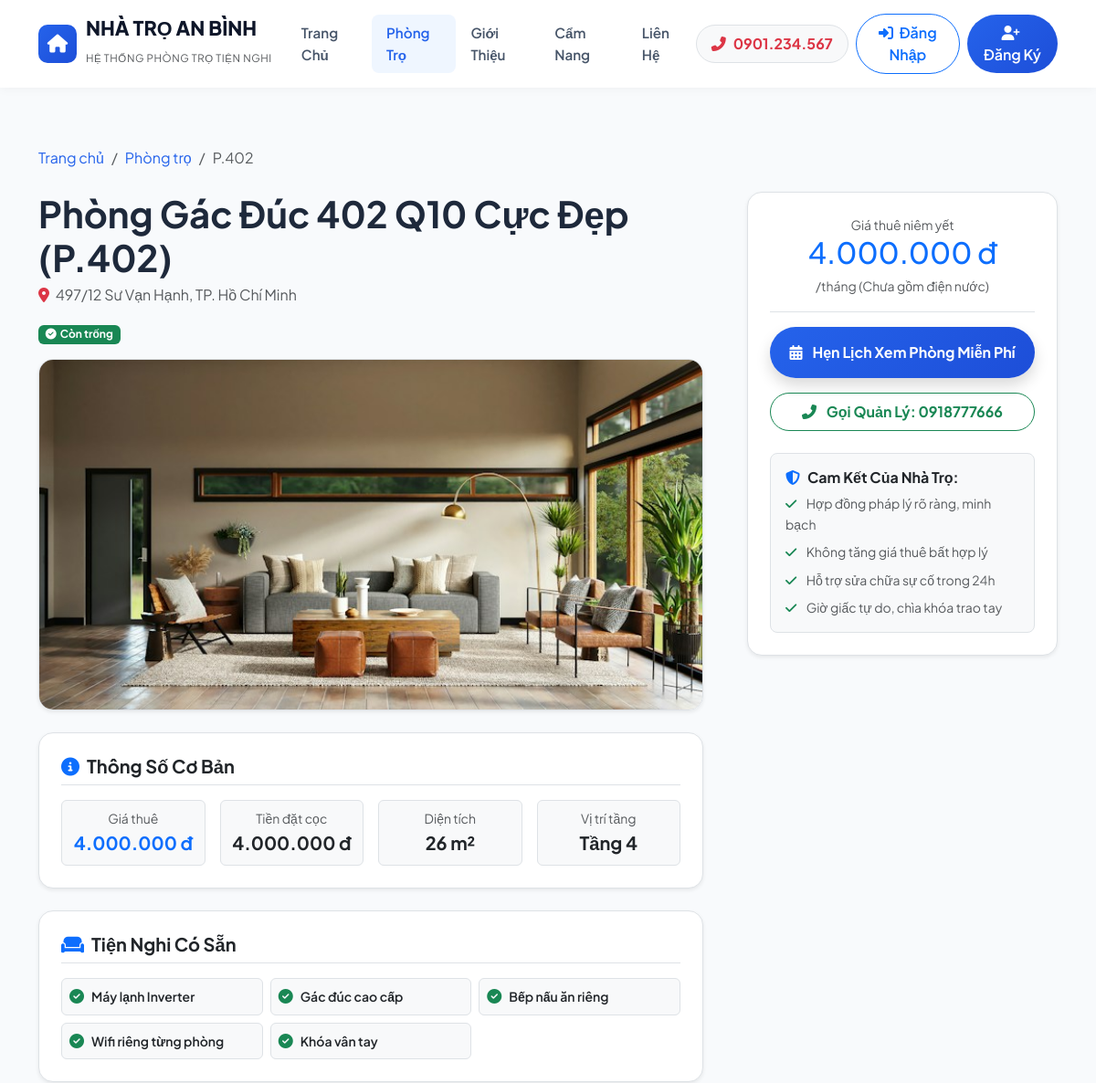
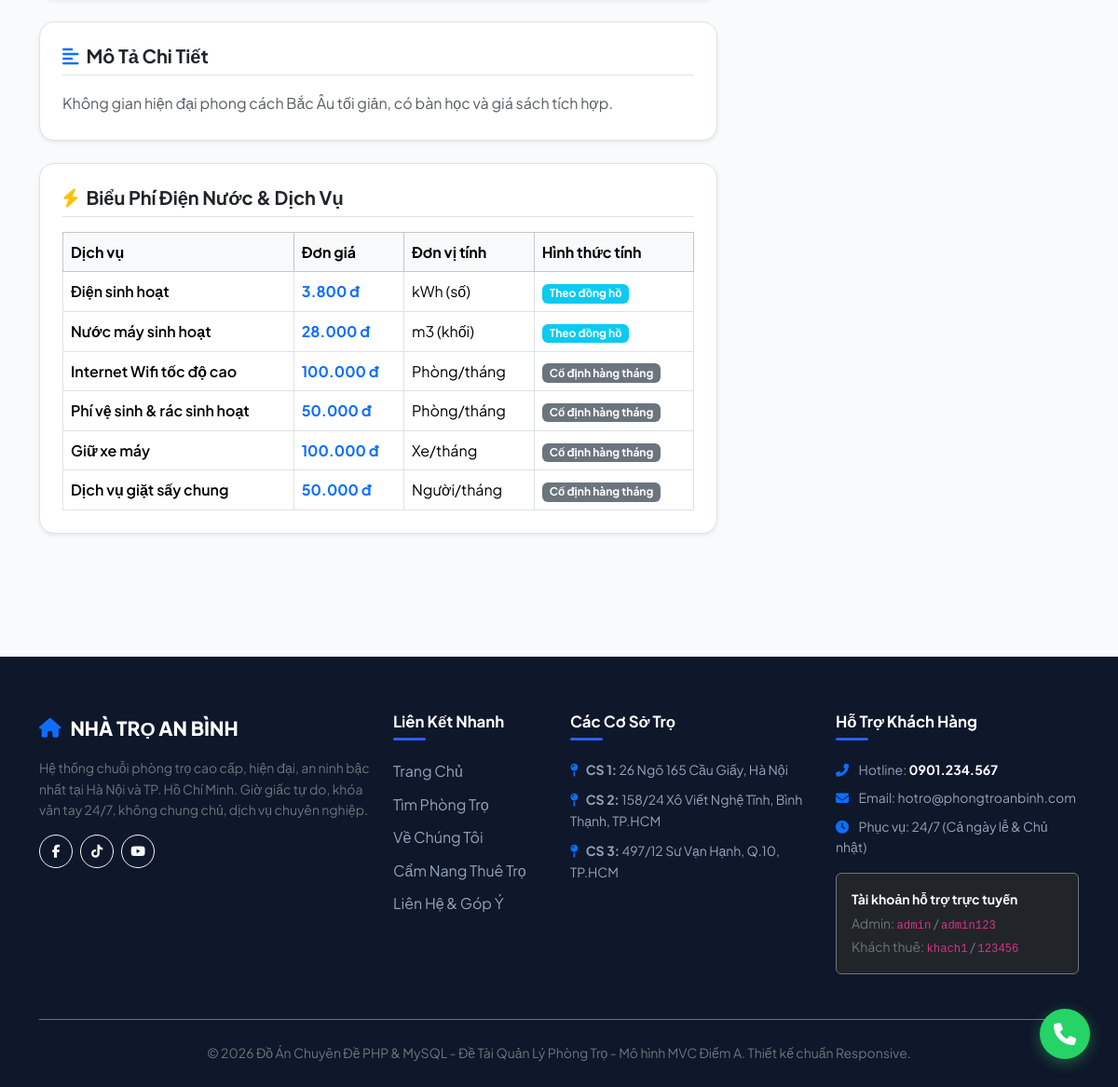
/room/detail/phong-gac-duc-402-q10-cuc-dep, run on the app's committed database (2 pictures, top to bottom).
### tables this page shows
CREATE TABLE `rooms` (
    `id` INT AUTO_INCREMENT PRIMARY KEY,
    `branch_id` INT NOT NULL,
    `room_type_id` INT NOT NULL,
    `room_number` VARCHAR(20) NOT NULL,
    `title` VARCHAR(255) NOT NULL,
    `slug` VARCHAR(255) NOT NULL,
    `price` DECIMAL(12,2) NOT NULL,
    `deposit_price` DECIMAL(12,2) NOT NULL,
    `area` FLOAT NOT NULL,
    `max_tenants` INT NOT NULL DEFAULT 2,
    `current_tenants` INT NOT NULL DEFAULT 0,
    `floor` INT NOT NULL DEFAULT 1,
    `status` ENUM('available', 'rented', 'maintenance') NOT NULL DEFAULT 'available',
    `description` TEXT NULL,
    `amenities` TEXT NULL,
    `image` VARCHAR(255) NULL,
    `is_featured` TINYINT NOT NULL DEFAULT 0,
    `created_at` DATETIME DEFAULT CURRENT_TIMESTAMP,
    `updated_at` DATETIME DEFAULT CURRENT_TIMESTAMP ON UPDATE CURRENT_TIMESTAMP,
    FOREIGN KEY (`branch_id`) REFERENCES `branches`(`id`) ON DELETE CASCADE,
    FOREIGN KEY (`room_type_id`) REFERENCES `room_types`(`id`) ON DELETE RESTRICT
);

CREATE TABLE `branches` (
    `id` INT AUTO_INCREMENT PRIMARY KEY,
    `name` VARCHAR(100) NOT NULL,
    `address` VARCHAR(255) NOT NULL,
    `ward` VARCHAR(100) NULL,
    `district` VARCHAR(100) NOT NULL,
    `city` VARCHAR(100) NOT NULL,
    `manager_name` VARCHAR(100) NOT NULL,
    `manager_phone` VARCHAR(20) NOT NULL,
    `description` TEXT NULL,
    `created_at` DATETIME DEFAULT CURRENT_TIMESTAMP
);

CREATE TABLE `services` (
    `id` INT AUTO_INCREMENT PRIMARY KEY,
    `name` VARCHAR(100) NOT NULL,
    `price` DECIMAL(12,2) NOT NULL,
    `unit` VARCHAR(50) NOT NULL,
    `type` ENUM('meter', 'fixed') NOT NULL DEFAULT 'fixed',
    `description` VARCHAR(255) NULL,
    `is_active` TINYINT NOT NULL DEFAULT 1
);

### app/controllers/RoomController.php (called while the page is built, shortened)
<?php
class RoomController extends Controller {
    public function detail(string $slug = ''): void {
        $roomModel = $this->model('Room');
        $serviceModel = $this->model('Service');
        $room = $roomModel->getDetailsBySlug($slug);
        $amenities = array_filter(array_map('trim', explode(',', $room['amenities'] ?? '')));
        $services = $serviceModel->getActiveServices();
        $relatedRooms = $roomModel->getFeatured(3);
        $data = [
            'pageTitle' => $room['title'] . ' (' . $room['room_number'] . ')',
            'room' => $room,
            'amenities' => $amenities,
            'services' => $services,
            'relatedRooms' => $relatedRooms
        ];
        $this->view('rooms/detail', $data);
    }
}

### app/core/App.php (called while the page is built, shortened)
<?php
class App {
    protected string $method = 'index';
    public function __construct() {
        $url = $this->parseUrl();
        if (!empty($url[0])) {
            $candidateName = ucfirst($url[0]) . 'Controller';
            if (file_exists(APP_PATH . '/controllers/' . $candidateName . '.php')) {
                unset($url[0]);
            }
        }
        $controllerInstance = new $this->controllerName();
        if (!empty($url[1])) {
            $candidateMethod = $url[1];
            if (method_exists($controllerInstance, $candidateMethod)) {
                $this->method = $candidateMethod;
                unset($url[1]);
            }
        }
        $this->params = $url ? array_values($url) : [];
        call_user_func_array([$controllerInstance, $this->method], $this->params);
    }
    protected function parseUrl(): array {
        if (isset($_GET['url']) && !empty(trim($_GET['url']))) {
            return explode('/', filter_var(rtrim($_GET['url'], '/'), FILTER_SANITIZE_URL));
        }
        $requestUri = parse_url($_SERVER['REQUEST_URI'] ?? '', PHP_URL_PATH);
        $requestUri = trim($requestUri, '/');
        return explode('/', filter_var($requestUri, FILTER_SANITIZE_URL));
    }
}

### index.php (called while the page is built, shortened)
<?php
require_once APP_PATH . '/core/Database.php';
require_once APP_PATH . '/core/Model.php';
require_once APP_PATH . '/core/Controller.php';
require_once APP_PATH . '/core/Helpers.php';
require_once APP_PATH . '/core/App.php';
$app = new App();

### app/core/Database.php (called while the page is built, shortened)
<?php
class Database {
    private static ?PDO $instance = null;
    public static function getInstance(): PDO {
        if (self::$instance === null) {
            $dsn = "mysql:host=" . DB_HOST . ";port=" . DB_PORT . ";dbname=" . DB_NAME . ";charset=" . DB_CHARSET;
            $options = [
                PDO::ATTR_ERRMODE            => PDO::ERRMODE_EXCEPTION,
                PDO::ATTR_DEFAULT_FETCH_MODE => PDO::FETCH_ASSOC,
                PDO::ATTR_EMULATE_PREPARES   => false,
                PDO::MYSQL_ATTR_INIT_COMMAND => "SET NAMES utf8mb4 COLLATE utf8mb4_unicode_ci"
            ];
            try {
                self::$instance = new PDO($dsn, DB_USER, DB_PASS, $options);
            } catch (PDOException $e) {
                die("<h3>Lỗi kết nối Cơ sở dữ liệu:</h3> " . htmlspecialchars($e->getMessage()) .
                    "<br><br><i>Vui lòng kiểm tra file cấu hình <code>app/config/config.php</code> và đảm bảo MySQL đang chạy trong XAMPP.</i>");
            }
        }
        return self::$instance;
    }
}

### app/models/Room.php (called while the page is built, shortened)
<?php
class Room extends Model {
    public function getDetailsBySlug(string $slug): ?array {
        $sql = "SELECT r.*, b.name as branch_name, b.address as branch_address, b.ward, b.district, b.city,
                       b.manager_name, b.manager_phone,
                       rt.name as room_type_name
                FROM rooms r
                JOIN branches b ON r.branch_id = b.id
                JOIN room_types rt ON r.room_type_id = rt.id
                WHERE r.slug = :slug
                LIMIT 1";
        return $this->queryOne($sql, [':slug' => $slug]);
    }
}

### app/core/Model.php (called while the page is built, shortened)
<?php
class Model {
    protected PDO $db;
    protected string $table = '';
    public function __construct() {
        $this->db = Database::getInstance();
    }
    public function where(string $column, $value, string $orderBy = 'id DESC'): array {
        $sql = "SELECT * FROM {$this->table} WHERE {$column} = :val ORDER BY {$orderBy}";
        $stmt = $this->db->prepare($sql);
        $stmt->execute([':val' => $value]);
        return $stmt->fetchAll();
    }
    public function queryOne(string $sql, array $params = []): ?array {
        $stmt = $this->db->prepare($sql);
        $stmt->execute($params);
        $result = $stmt->fetch();
        return $result ?: null;
    }
}

### app/models/Service.php (called while the page is built, shortened)
<?php
class Service extends Model {
    public function getActiveServices(): array {
        return $this->where('is_active', 1, 'id ASC');
    }
}

### app/views/rooms/detail.php (the view, shortened to what this page needs)
<?php require_once VIEW_PATH . '/layouts/header.php'; ?>
<div class="container py-5">
    <nav aria-label="breadcrumb" class="mb-4">
        <ol class="breadcrumb">
            <li class="breadcrumb-item"><a href="<?= BASE_URL ?>/">Trang chủ</a></li>
            <li class="breadcrumb-item"><a href="<?= BASE_URL ?>/room">Phòng trọ</a></li>
            <li class="breadcrumb-item active" aria-current="page"><?= htmlspecialchars($room['room_number']) ?></li>
        </ol>
    </nav>
    <div class="row g-5">
        <div class="col-lg-8">
            <div class="d-flex flex-wrap justify-content-between align-items-center gap-3 mb-3">
                <div>
                    <h1 class="fw-bold mb-1"><?= htmlspecialchars($room['title']) ?> (<?= $room['room_number'] ?>)</h1>
                    <p class="text-muted mb-0"><i class="fas fa-map-marker-alt text-danger me-1"></i> <?= htmlspecialchars($room['branch_address']) ?>, <?= htmlspecialchars($room['city']) ?></p>
                </div>
                <div>
                    <?= roomStatusBadge($room['status']) ?>
                </div>
            </div>
            <div class="mb-4 overflow-hidden rounded-4 shadow-sm border">
                <img src="<?= BASE_URL ?>/<?= $room['image'] ?: 'assets/images/rooms/room1.jpg' ?>" class="img-fluid w-100" style="max-height: 480px; object-fit: cover;" alt="<?= htmlspecialchars($room['title']) ?>">
            </div>
            <div class="card border rounded-4 p-4 shadow-sm bg-white mb-4">
                <h5 class="fw-bold mb-3 pb-2 border-bottom"><i class="fas fa-info-circle text-primary me-2"></i>Thông Số Cơ Bản</h5>
                <div class="row g-3">
                    <div class="col-md-3 col-6">
                        <div class="p-2 border rounded bg-light text-center">
                            <small class="text-muted d-block">Giá thuê</small>
                            <strong class="text-primary fs-5"><?= formatMoney($room['price']) ?></strong>
                        </div>
                    </div>
                    <div class="col-md-3 col-6">
                        <div class="p-2 border rounded bg-light text-center">
                            <small class="text-muted d-block">Tiền đặt cọc</small>
                            <strong class="text-dark fs-5"><?= formatMoney($room['deposit_price']) ?></strong>
                        </div>
                    </div>
                    <div class="col-md-3 col-6">
                        <div class="p-2 border rounded bg-light text-center">
                            <small class="text-muted d-block">Diện tích</small>
                            <strong class="text-dark fs-5"><?= $room['area'] ?> m²</strong>
                        </div>
                    </div>
                    <div class="col-md-3 col-6">
                        <div class="p-2 border rounded bg-light text-center">
                            <small class="text-muted d-block">Vị trí tầng</small>
                            <strong class="text-dark fs-5">Tầng <?= $room['floor'] ?></strong>
                        </div>
                    </div>
                </div>
            </div>
            <div class="card border rounded-4 p-4 shadow-sm bg-white mb-4">
                <h5 class="fw-bold mb-3 pb-2 border-bottom"><i class="fas fa-couch text-primary me-2"></i>Tiện Nghi Có Sẵn</h5>
                <div class="row g-2">
                    <?php if (!empty($amenities)): ?>
                        <?php foreach ($amenities as $am): ?>
                            <div class="col-md-4 col-6">
                                <div class="d-flex align-items-center gap-2 p-2 border rounded bg-light">
                                    <i class="fas fa-check-circle text-success"></i>
                                    <span class="small fw-semibold"><?= htmlspecialchars($am) ?></span>
                                </div>
                            </div>
                        <?php endforeach; ?>
                    <?php else: ?>
                        <p class="text-muted">Tiện nghi cơ bản, vệ sinh khép kín.</p>
                    <?php endif; ?>
                </div>
            </div>
            <div class="card border rounded-4 p-4 shadow-sm bg-white mb-4">
                <h5 class="fw-bold mb-3 pb-2 border-bottom"><i class="fas fa-align-left text-primary me-2"></i>Mô Tả Chi Tiết</h5>
                <div class="text-muted" style="line-height: 1.8;">
                    <?= nl2br(htmlspecialchars($room['description'] ?? 'Chưa có mô tả chi tiết cho phòng này.')) ?>
                </div>
            </div>
            <div class="card border rounded-4 p-4 shadow-sm bg-white mb-4">
                <h5 class="fw-bold mb-3 pb-2 border-bottom"><i class="fas fa-bolt text-warning me-2"></i>Biểu Phí Điện Nước & Dịch Vụ</h5>
                <div class="table-responsive">
                    <table class="table table-bordered mb-0">
                        <thead class="table-light">
                            <tr>
                                <th>Dịch vụ</th>
                                <th>Đơn giá</th>
                                <th>Đơn vị tính</th>
                                <th>Hình thức tính</th>
                            </tr>
                        </thead>
                        <tbody>
                            <?php foreach ($services as $srv): ?>
                                <tr>
                                    <td class="fw-semibold"><?= htmlspecialchars($srv['name']) ?></td>
                                    <td class="text-primary fw-bold"><?= formatMoney($srv['price']) ?></td>
                                    <td><?= htmlspecialchars($srv['unit']) ?></td>
                                    <td>
                                        <span class="badge <?= $srv['type'] === 'meter' ? 'bg-info' : 'bg-secondary' ?>">
                                            <?= $srv['type'] === 'meter' ? 'Theo đồng hồ' : 'Cố định hàng tháng' ?>
                                        </span>
                                    </td>
                                </tr>
                            <?php endforeach; ?>
                        </tbody>
                    </table>
                </div>
            </div>
        </div>
        <div class="col-lg-4">
            <div class="card border rounded-4 p-4 shadow-sm bg-white sticky-top" style="top: 90px;">
                <div class="text-center pb-3 mb-3 border-bottom">
                    <small class="text-muted d-block">Giá thuê niêm yết</small>
                    <h2 class="text-primary fw-extrabold mb-1"><?= formatMoney($room['price']) ?></h2>
                    <small class="text-muted">/tháng (Chưa gồm điện nước)</small>
                </div>
                <?php if ($room['status'] === 'available'): ?>
                    <button type="button" class="btn btn-primary-custom w-100 py-3 rounded-pill fw-bold mb-3 shadow" data-bs-toggle="modal" data-bs-target="#bookingModal">
                        <i class="fas fa-calendar-alt me-2"></i> Hẹn Lịch Xem Phòng Miễn Phí
                    </button>
                <?php else: ?>
                    <div class="alert alert-warning text-center small mb-3">
                        <i class="fas fa-info-circle me-1"></i> Phòng này hiện đang có người thuê. Bạn có thể tham khảo các phòng tương tự bên dưới.
                    </div>
                <?php endif; ?>
                <a href="tel:<?= htmlspecialchars($room['manager_phone'] ?? '0901234567') ?>" class="btn btn-outline-success w-100 py-2 rounded-pill fw-bold mb-4">
                    <i class="fas fa-phone-alt me-2"></i> Gọi Quản Lý: <?= htmlspecialchars($room['manager_phone'] ?? '0901234567') ?>
                </a>
                <div class="p-3 bg-light rounded-3 border">
                    <h6 class="fw-bold mb-2"><i class="fas fa-shield-alt text-primary me-2"></i>Cam Kết Của Nhà Trọ:</h6>
                    <ul class="list-unstyled small text-muted mb-0 d-flex flex-column gap-2">
                        <li><i class="fas fa-check text-success me-2"></i> Hợp đồng pháp lý rõ ràng, minh bạch</li>
                        <li><i class="fas fa-check text-success me-2"></i> Không tăng giá thuê bất hợp lý</li>
                        <li><i class="fas fa-check text-success me-2"></i> Hỗ trợ sửa chữa sự cố trong 24h</li>
                        <li><i class="fas fa-check text-success me-2"></i> Giờ giấc tự do, chìa khóa trao tay</li>
                    </ul>
                </div>
            </div>
        </div>
    </div>
</div>
<?php require_once VIEW_PATH . '/layouts/footer.php'; ?>

### app/core/Helpers.php (shortened to what this page needs)
<?php
function formatMoney(float|int|string|null $amount): string {
    return number_format((float)$amount, 0, ',', '.') . ' đ';
}
function roomStatusBadge(string $status): string {
    return match ($status) {
        'available' => '<span class="badge bg-success"><i class="fas fa-check-circle me-1"></i>Còn trống</span>',
        'rented' => '<span class="badge bg-danger"><i class="fas fa-user-check me-1"></i>Đang thuê</span>',
        'maintenance' => '<span class="badge bg-warning text-dark"><i class="fas fa-tools me-1"></i>Bảo trì</span>',
        default => '<span class="badge bg-secondary">' . htmlspecialchars($status) . '</span>',
    };
}

### data on the page
rooms: room_number "P.402", title "Phòng Gác Đúc 402 Q10 Cực Đẹp", branch.address "497/12 Sư Vạn Hạnh", branch.city "TP. Hồ Chí Minh", status "Còn trống", image (picture), price "4.000.000 đ", deposit_price "4.000.000 đ", area "26", floor "4", description "Không gian hiện đại phong cách Bắc Âu tối giản, có bàn học và giá sách tích hợp.", branch.manager_phone "0918777666"
services: name "Điện sinh hoạt", price "3.800 đ", unit "kWh (số)", type "Theo đồng hồ"
services: name "Nước máy sinh hoạt", price "28.000 đ", unit "m3 (khối)", type "Theo đồng hồ"
services: name "Internet Wifi tốc độ cao", price "100.000 đ", unit "Phòng/tháng", type "Cố định hàng tháng"
services: name "Phí vệ sinh & rác sinh hoạt", price "50.000 đ", unit "Phòng/tháng", type "Cố định hàng tháng"
services: name "Giữ xe máy", price "100.000 đ", unit "Xe/tháng", type "Cố định hàng tháng"
services: name "Dịch vụ giặt sấy chung", price "50.000 đ", unit "Người/tháng", type "Cố định hàng tháng"

### other printed values
$am "Máy lạnh Inverter"
$am "Gác đúc cao cấp"
$am "Bếp nấu ăn riêng"
$am "Wifi riêng từng phòng"
$am "Khóa vân tay"
